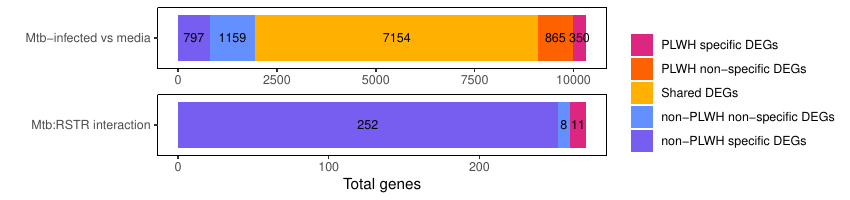

This chart was generated by the following R code:
library(tidyverse)
library(patchwork)

#### DATA ####
HIV_neg_results <- read_csv("results/HIVneg/RSTR.Mtb.model.results.anno.corrected.csv") %>% 
  mutate(model = "non-PLWH") %>% 
  select(model, variable, gene, symbol, FDR) %>% 
  mutate(variable = recode(variable, 
                           "conditionTB"="condition",
                           "conditionTB:Sample_GroupRSTR" = "condition:Sample_Group",
                           "Sample_GroupRSTR"="Sample_Group")) 

attach("results/HIVpos_lme.RData")
HIV_pos_results <- model_intr$lme %>% 
  mutate(model = "PLWH")

#### Format data ####

##Condition
dat1 <- full_join(
  select(HIV_neg_results, -symbol), 
  select(HIV_pos_results, -symbol),
  by=c("variable", "gene"))  %>% 
  rename(HIV=FDR.x, PLWH=FDR.y) %>% 
  filter(variable == "condition") %>% 
  mutate(across(c(HIV, PLWH), 
                ~case_when(. < 0.01 ~ "s",
                           . > 0.2 ~ "ns",
                           TRUE~"other"))) %>% 
  distinct() %>% 
  count(HIV, PLWH) %>% 
  #Remove NS in both
  filter(HIV=="s" | PLWH=="s") %>% 
  mutate(group="mtb")

##interaction
dat2 <- full_join(
  select(HIV_neg_results, -symbol), 
  select(HIV_pos_results, -symbol),
  by=c("variable", "gene")) %>% 
  rename(HIV=FDR.x, PLWH=FDR.y) %>% 
  filter(variable == "condition:Sample_Group") %>% 
  mutate(across(c(HIV, PLWH), 
                ~case_when(. < 0.2 ~ "s",
                           . > 0.4 ~ "ns",
                           TRUE~"other"))) %>% 
  distinct() %>% 
  count(HIV, PLWH) %>% 
  #Remove NS in both
  filter(HIV=="s" | PLWH=="s") %>% 
  mutate(group="interact")

##combine
dat_all <- bind_rows(dat1,dat2) %>% 
  #format labels for plot
  mutate(name = paste(HIV,PLWH,sep="_"),
         name = recode_factor(name,
                              "ns_s"="PLWH specific DEGs",
                              "other_s"="PLWH non-specific DEGs",
                              "s_s"="Shared DEGs",
                              "s_other"="non-PLWH non-specific DEGs",
                              "s_ns"="non-PLWH specific DEGs")) %>% 
  mutate(group = recode_factor(group,
                               "mtb"="Mtb-infected vs media",
                               "interact"="Mtb:RSTR interaction"))

#### Plot ####

p1 <- dat_all %>% 
  ggplot() +
  aes(x=group, y=n, fill=name, label=n) +
  geom_bar(stat = "identity") +
  geom_text(size = 3, position = position_stack(vjust = 0.5)) +
  coord_flip() +
  facet_wrap(~group, scales = "free", ncol=1) +
  theme_classic()  +
  theme(strip.text.x = element_blank(),
        panel.border = element_rect(fill=NA))+
  labs(y="Total genes", x="", fill="") +
  scale_fill_manual(values = c('#DC267F','#FE6100','#FFB000','#648FFF','#785EF0'))
p1

#### Save ####
ggsave(p1, filename="publication/Fig3.DEG.overlap_alt.pdf",
       height=2, width=8.5)
ggsave(p1, filename="publication/Fig3.DEG.overlap_alt.png",
       height=2, width=8.5)
